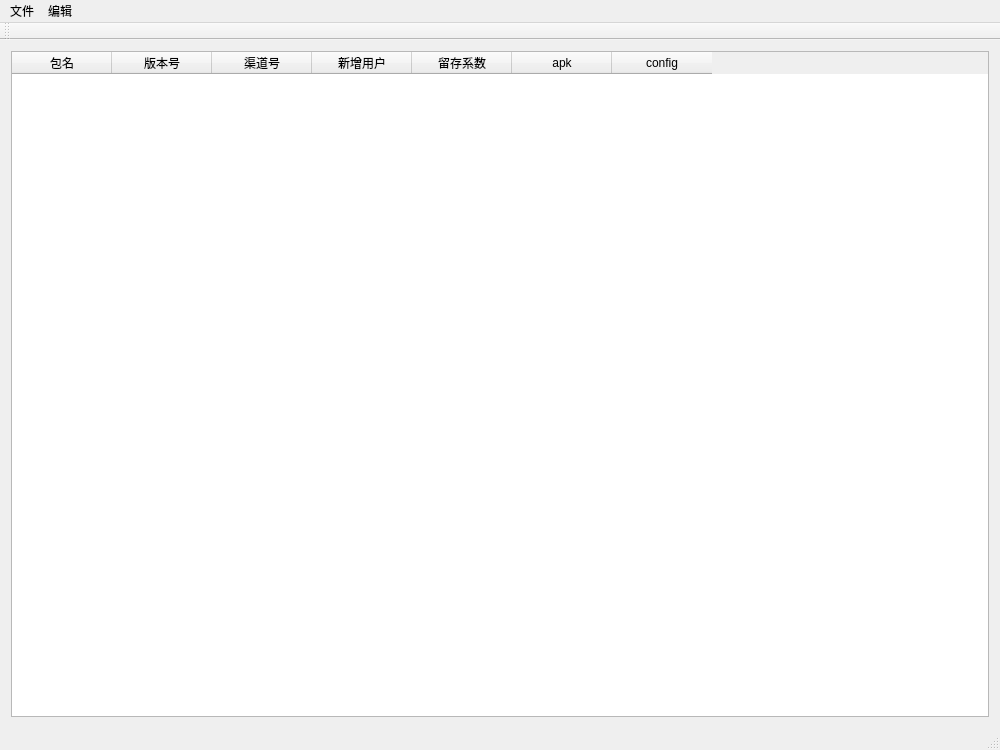
<?xml version="1.0" encoding="UTF-8"?>
<ui version="4.0">
 <class>MainWindow</class>
 <widget class="QMainWindow" name="MainWindow">
  <property name="geometry">
   <rect>
    <x>0</x>
    <y>0</y>
    <width>1000</width>
    <height>750</height>
   </rect>
  </property>
  <property name="windowTitle">
   <string>panda任务编辑器</string>
  </property>
  <widget class="QWidget" name="centralWidget">
   <layout class="QHBoxLayout" name="horizontalLayout_2">
    <item>
     <widget class="QTableWidget" name="taskTable">
      <column>
       <property name="text">
        <string>包名</string>
       </property>
      </column>
      <column>
       <property name="text">
        <string>版本号</string>
       </property>
      </column>
      <column>
       <property name="text">
        <string>渠道号</string>
       </property>
      </column>
      <column>
       <property name="text">
        <string>新增用户</string>
       </property>
      </column>
      <column>
       <property name="text">
        <string>留存系数</string>
       </property>
      </column>
      <column>
       <property name="text">
        <string>apk</string>
       </property>
      </column>
      <column>
       <property name="text">
        <string>config</string>
       </property>
      </column>
     </widget>
    </item>
   </layout>
  </widget>
  <widget class="QMenuBar" name="menuBar">
   <property name="geometry">
    <rect>
     <x>0</x>
     <y>0</y>
     <width>1000</width>
     <height>23</height>
    </rect>
   </property>
   <widget class="QMenu" name="menu">
    <property name="title">
     <string>文件</string>
    </property>
    <addaction name="actionOpen"/>
    <addaction name="actionClose"/>
    <addaction name="actionExit"/>
   </widget>
   <widget class="QMenu" name="menu_2">
    <property name="title">
     <string>编辑</string>
    </property>
    <addaction name="actionUndo"/>
    <addaction name="actionRedo"/>
   </widget>
   <addaction name="menu"/>
   <addaction name="menu_2"/>
  </widget>
  <widget class="QToolBar" name="mainToolBar">
   <attribute name="toolBarArea">
    <enum>TopToolBarArea</enum>
   </attribute>
   <attribute name="toolBarBreak">
    <bool>false</bool>
   </attribute>
  </widget>
  <widget class="QStatusBar" name="statusBar"/>
  <action name="actionOpen">
   <property name="text">
    <string>打开</string>
   </property>
   <property name="shortcut">
    <string>Ctrl+O</string>
   </property>
  </action>
  <action name="actionClose">
   <property name="text">
    <string>关闭</string>
   </property>
   <property name="shortcut">
    <string>Ctrl+W</string>
   </property>
  </action>
  <action name="actionExit">
   <property name="text">
    <string>退出</string>
   </property>
   <property name="shortcut">
    <string>Ctrl+Q</string>
   </property>
  </action>
  <action name="actionUndo">
   <property name="text">
    <string>撤销</string>
   </property>
   <property name="shortcut">
    <string>Ctrl+Z</string>
   </property>
  </action>
  <action name="actionRedo">
   <property name="text">
    <string>重做</string>
   </property>
   <property name="shortcut">
    <string>Ctrl+Y</string>
   </property>
  </action>
 </widget>
 <layoutdefault spacing="6" margin="11"/>
 <resources/>
 <connections/>
</ui>
